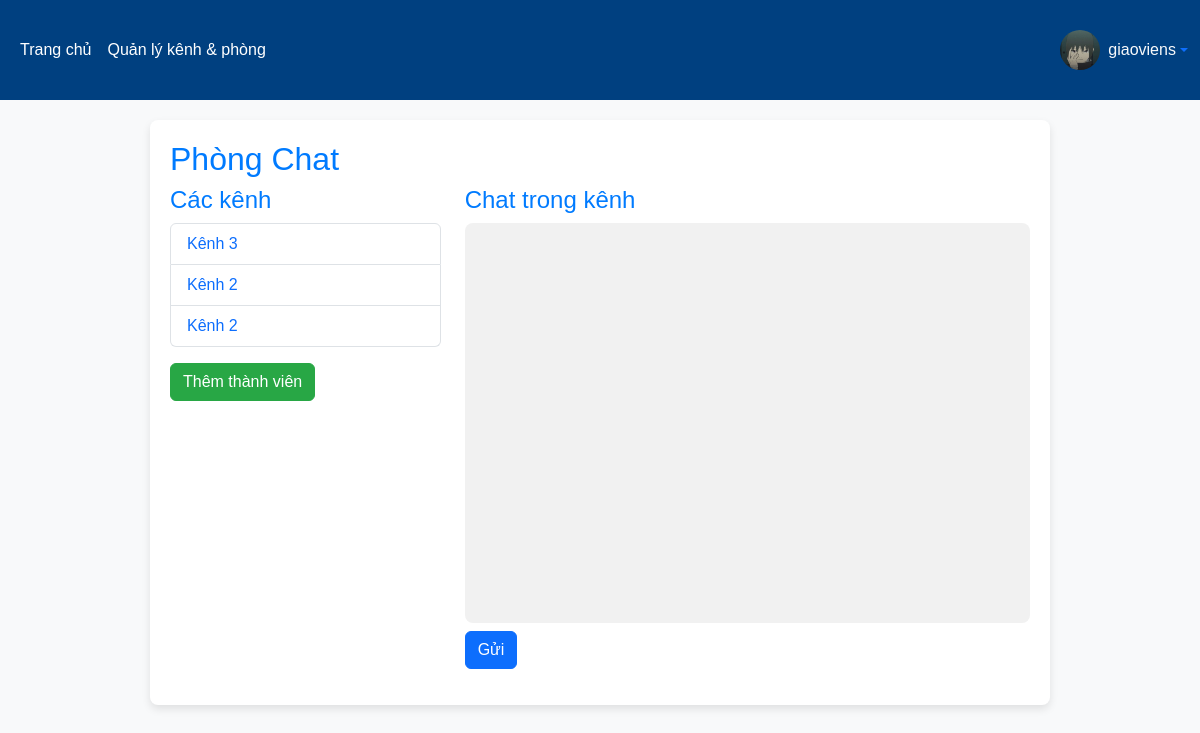
The page /room.php?room_id=3&channel_id=16 (signed in) on the database its author committed.
### tables this page shows
CREATE TABLE `channels` (
  `id` int(11) NOT NULL,
  `channel_name` varchar(100) NOT NULL,
  `room_id` int(11) NOT NULL,
  `created_by` int(11) NOT NULL,
  `created_at` timestamp NOT NULL DEFAULT current_timestamp()
);

### room.php (the view, shortened to what this page needs)
<?php
include('db.php');
$room_id = $_GET['room_id'];
$channels = $conn->query("SELECT * FROM channels WHERE room_id = $room_id");
$channel_id = isset($_GET['channel_id']) ? $_GET['channel_id'] : null;
$messages = null;
if ($channel_id) {
    $messages = $conn->query("SELECT m.*, u.full_name, u.image
                              FROM messages m
                              JOIN users u ON m.user_id = u.id
                              WHERE channel_id = $channel_id
                              ORDER BY m.created_at ASC");
}
require_once(realpath($_SERVER["DOCUMENT_ROOT"]) . '/header.php');
?>
<!DOCTYPE html>
<html lang="vi">
<head>
    <link rel="stylesheet" href="https://cdn.jsdelivr.net/npm/bootstrap@5.3.0/dist/css/bootstrap.min.css">
</head>
<body>
    <div class="container">
        <h2>Phòng Chat</h2>
        <div class="row">
            <div class="col-md-4">
                <h4>Các kênh</h4>
                <ul class="list-group mb-3">
                    <?php while ($channel = $channels->fetch_assoc()): ?>
                        <li class="list-group-item">
                            <a href="room.php?room_id=<?= $room_id ?>&channel_id=<?= $channel['id'] ?>">
                                <?= htmlspecialchars($channel['channel_name']) ?>
                            </a>
                        </li>
                    <?php endwhile; ?>
                </ul>
                <?php if (isset($_SESSION['role']) && $_SESSION['role'] === 'teacher'): ?>
                    <button class="btn btn-success" data-bs-toggle="modal" data-bs-target="#addMemberModal">Thêm thành
                        viên</button>
                <?php endif; ?>
            </div>
            <div class="col-md-8">
                <?php if ($channel_id && $messages): ?>
                    <h4>Chat trong kênh</h4>
                    <div class="chat-box">
                    </div>
                    <form id="sendMessageForm" method="post">
                        <button type="submit" class="btn btn-primary mt-2">Gửi</button>
                    </form>
                <?php else: ?>
                    <p class="text-muted">Vui lòng chọn kênh để bắt đầu trò chuyện.</p>
                <?php endif; ?>
            </div>
        </div>
    </div>
</body>
</html>

### header.php (style rules this page uses)
body { font-family: 'Roboto', sans-serif; }

### room.php (style rules this page uses)
a { text-decoration: none; }
body { background-color: #f8f9fa; color: #343a40; font-family: Arial, sans-serif; }
.container { max-width: 900px; margin-top: 20px; background-color: #ffffff; padding: 20px; border-radius: 8px; box-shadow: 0 4px 8px rgba(0, 0, 0, 0.1); }
h2, h4 { color: #007bff; }
.list-group-item { color: #495057; transition: background-color 0.2s ease; }
.btn-success { background-color: #28a745; border-color: #28a745; }
.chat-box { height: 400px; background-color: #f1f1f1; border-radius: 8px; padding: 15px; overflow-y: scroll; }

### rows shown on the page
channels: channel_name "Kênh 3"
channels: channel_name "Kênh 2"
channels: channel_name "Kênh 2"

### other values the page prints
$_SESSION['full_name'] "giaoviens"
